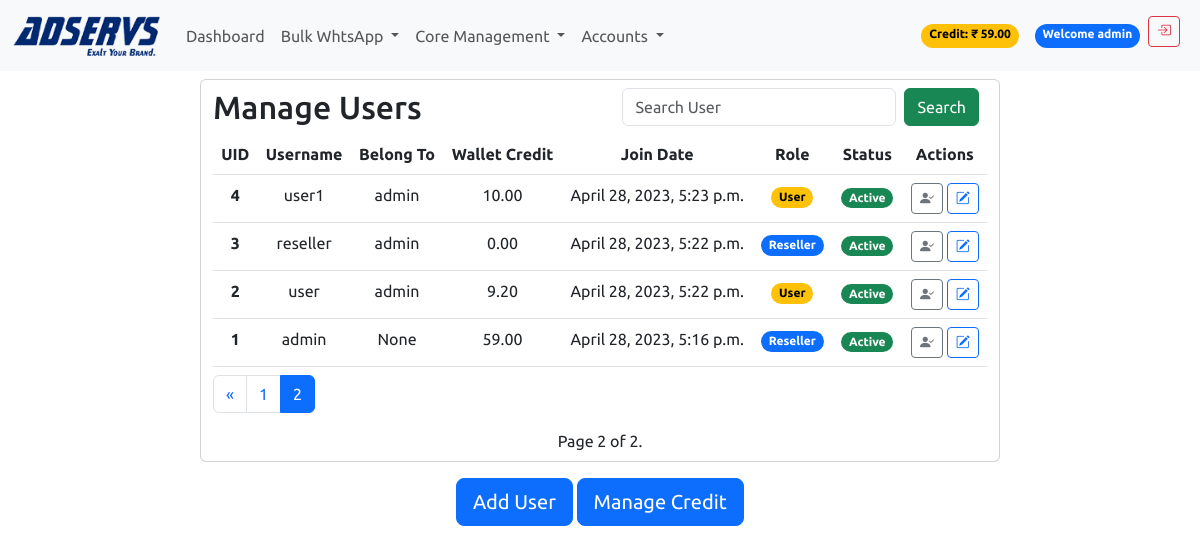
Screenshot of /manageUsers/?page_number=2 (signed in) with the database file from the repository.
### accounts/models.py (models this page shows, shortened)
class Account(AbstractBaseUser):
    email = models.EmailField(unique=True)
    username = models.CharField(unique=True, max_length=20)
    first_name = models.CharField(max_length=50)
    last_name = models.CharField(max_length=50)
    phone_number = models.CharField(max_length=50)
    company_name = models.CharField(max_length=50)
    gst_number = models.CharField(max_length=50)
    address = models.CharField(max_length=50)
    city = models.CharField(max_length=50)
    state = models.CharField(max_length=50)
    pincode = models.CharField(max_length=50)
    country = models.CharField(max_length=50)
    date_joined = models.DateTimeField(auto_now_add=True)
    last_login = models.DateTimeField(auto_now_add=True)
    is_active = models.BooleanField(default=True)
    is_staff = models.BooleanField(default=False)
    is_superuser = models.BooleanField(default=False)
    is_reseller = models.BooleanField(default=False)
    whtsapp_app = models.BooleanField(default=True)
    voice_app = models.BooleanField(default=False)
    reseller = models.ForeignKey('self', on_delete=models.CASCADE, null=True, blank=True, related_name='belongs_to')
    wallet_balance = models.DecimalField(max_digits=10, decimal_places=2, default=0)
    objects = AccountManager()
    USERNAME_FIELD = 'email'
    REQUIRED_FIELDS = ['username']
    def __str__(self):
        return self.username

### usermanagement/views.py (the view)
# urls.py: path('manageUsers/', views.manage_users, name='manageUsers'),
@login_required(login_url=my_login_url)
def manage_users(request):
    reseller = request.user
    if not reseller.is_reseller:
        return HttpResponseForbidden()
    if request.user.is_superuser:
        users = Account.objects.all().order_by('-date_joined')
    elif request.user.is_reseller:
        users = Account.objects.filter(reseller=request.user).order_by('-date_joined')
    else:
        users = Account.objects.filter(id=request.user.id).order_by('-date_joined')
    search_query = request.GET.get('q')
    if search_query:
        users = users.filter(
            Q(id__icontains=search_query)|
            Q(username__icontains=search_query)
            )
    page_number = request.GET.get('page_number', 1)
    users_per_page = 5
    paginator = Paginator(users, users_per_page)
    try:
        users = paginator.page(page_number)
    except PageNotAnInteger:
        users = paginator.page(1)
    except EmptyPage:
        users = paginator.page(paginator.num_pages)
    context = {
        'reseller': reseller,
        'users': users,
        "site": "Manage Users",
        }
    return render(request, 'usermanagement/manage_users.html', context)

### templates/usermanagement/manage_users.html (shortened to what this page needs)
{% extends 'base.html' %}
{% load static %}
{% block content %}
{% include 'includes/navbar.html' %}
<div class="container table-responsive text-center card col-sm-8 my-2 py-2">
  <h2 class="d-flex align-items-center justify-content-between">Manage Users
    <form class="d-flex align-items-center" method="GET" action="">
      <div class="form-group">
        <input type="search" name="q" class="form-control" placeholder="Search User">
      </div>
      <button type="submit" class="btn btn-success mx-2">Search</button>
    </form>
  </h2>
  <table class="table m-auto table-hover mb-2">
    <thead>
      <tr>
        <th scope="col">UID</th>
        <th scope="col">Username</th>
        <th scope="col">Belong To</th>
        <th scope="col">Wallet Credit</th>
        <th scope="col">Join Date</th>
        <th scope="col">Role</th>
        <th scope="col">Status</th>
        <th scope="col">Actions</th>
      </tr>
    </thead>
    {% if users %}
    {% for user in users %}
    <tbody>
      <tr>
        <th scope="row">{{ user.id }}</th>
        <td>{{ user.username }}</td>
        <td>{{ user.reseller }}</td>
        <td>{{ user.wallet_balance }}</td>
        <td>{{ user.date_joined }}</td>
        <td>
          {% if user.is_reseller %}
            <span class="badge rounded-pill text-bg-primary">Reseller</span>
          {% else %}
            <span class="badge rounded-pill text-bg-warning">User</span>{% endif %}
        </td>
        <td>
          <form action="{% url 'updateUserStatus' user.id %}" method="POST">
            {% if user.is_active %}
            <button type="submit" class="btn btn-link p-0" data-user-id="{{ user.id }}"
              data-status="{{ user.is_active }}"
              onclick="return confirm('Are you sure you want to inactivate this user?')">
              <span class="badge rounded-pill text-bg-success">Active</span>
            </button>
            {% else %}
            <button type="submit" class="btn btn-link p-0" data-user-id="{{ user.id }}"
              data-status="{{ user.is_active }}"
              onclick="return confirm('Are you sure you want to activate this user?')">
              <span class="badge rounded-pill text-bg-danger">Inactive</span>
            </button>
            {% endif %}
          </form>
        </td>
        <td>
          <a target="_incognito" href="{% url 'loginAsUser' user.id %}" class="btn btn-outline-secondary btn-sm"
          data-bs-toggle="tooltip" data-bs-placement="top" data-bs-title="Login As User">
            <i class="bi bi-person-check-fill"></i>
          </a>
          <button class="btn btn-outline-primary btn-sm" type="button" data-bs-toggle="offcanvas"
          data-bs-target="#offcanvasRight" aria-controls="offcanvasRight">
            <i class="bi bi-pencil-square" data-bs-toggle="tooltip" data-bs-placement="top" data-bs-title="Assign Permissions"></i>
          </button>
        </td>
      </tr>
    </tbody>
    {% endfor %}
    {% endif %}
  </table>
  <nav aria-label="Page navigation example">
    <ol class="pagination">
      {% if users.has_previous %}
      <li class="page-item">
        <a class="page-link" href="{% url 'manageUsers' %}?page_number={{ users.previous_page_number }}"
          aria-label="Previous">
          <span aria-hidden="true">&laquo;</span>
        </a>
      </li>
      {% endif %}
      {% for num in users.paginator.page_range %}
      {% if num == users.number %}
      <li class="page-item active"><a class="page-link" href="#">{{ num }}</a></li>
      {% elif num > users.number|add:-3 and num < users.number|add:3 %} <li class="page-item"><a class="page-link"
          href="{% url 'manageUsers' %}?page_number={{ num }}">{{ num }}</a></li>
        {% endif %}
        {% endfor %}
    </ol>
    <span class="current">
      Page {{ users.number }} of {{ users.paginator.num_pages }}.
    </span>
  </nav>
</div>
<div class="container text-center py-2">
  <a class="btn btn-lg btn-primary" href="{% url 'register' %}">Add User</a>
  <a class="btn btn-lg btn-primary" href="{% url 'creditDebit' %}">Manage Credit</a>
</div>
{% endblock %}

### templates/includes/navbar.html (shortened to what this page needs)
{% load static %}
<nav class="navbar navbar-expand-lg bg-body-tertiary sticky-top">
    <div class="container-fluid">
        <a class="navbar-brand" href="{% url 'index' %}">
            <img src="{% static 'assets/img/logo.png' %}" alt="AdServs" width="150" height="45">
        </a>
        <div class="collapse navbar-collapse" id="navbarSupportedContent">
            <ul class="navbar-nav me-auto mb-2 mb-lg-0 flex-grow-1">
                <li class="nav-item">
                    <a class="nav-link" aria-current="page" href="{% url 'index' %}">Dashboard</a>
                </li>
                {% if request.user.whtsapp_app %}
                <li class="nav-item dropdown">
                    <a class="nav-link dropdown-toggle" href="#" role="button" data-bs-toggle="dropdown"
                        aria-expanded="false">
                        Bulk WhtsApp
                    </a>
                </li>
                {% endif %}
                {% if request.user.is_reseller %}
                <li class="nav-item dropdown">
                    <a class="nav-link dropdown-toggle" href="#" role="button" data-bs-toggle="dropdown"
                        aria-expanded="false">
                        Core Management
                    </a>
                </li>
                {% endif %}
                <li class="nav-item dropdown">
                    <a class="nav-link dropdown-toggle" href="#" role="button" data-bs-toggle="dropdown"
                        aria-expanded="false">
                        Accounts
                    </a>
                </li>
                <div class="d-flex ms-auto">
                    {% if user.is_authenticated %}
                    <li class="nav-item px-4"></li>
                        <span class="badge rounded-pill text-bg-warning my-2">Credit: ₹ {{ user.wallet_balance }}</span>
                    <li class="nav-item px-2"></li>
                        <span class="badge rounded-pill text-bg-primary my-2">Welcome {{ user.username }}</span>
                    <li class="nav-item px-2">
                        <a href="{% url 'logout' %}" class="btn btn-sm btn-outline-danger"
                        data-bs-toggle="tooltip" data-bs-placement="top" data-bs-title="Logout">
                          <i class="bi bi-box-arrow-in-right"></i>
                        </a>
                    </li>
                    {% endif %}
                </div>
            </ul>
        </div>
    </div>
</nav>

### static/assets/css/style.css (style rules this page uses)
*, *:before, *:after { margin: 0; padding: 0; box-sizing: border-box; font-family: 'Ubuntu', sans-serif; }

### rows the page displays
Account: wallet_balance "59.00", username "admin", id "1", reseller "None", date_joined "April 28, 2023, 5:16 p.m.", is_reseller "Reseller"
Account: id "4", username "user1", reseller "admin", wallet_balance "10.00", date_joined "April 28, 2023, 5:23 p.m.", is_reseller "User"
Account: id "3", username "reseller", reseller "admin", wallet_balance "0.00", date_joined "April 28, 2023, 5:22 p.m.", is_reseller "Reseller"
Account: id "2", username "user", reseller "admin", wallet_balance "9.20", date_joined "April 28, 2023, 5:22 p.m.", is_reseller "User"

### other values shown
{{ num }} "1"
{{ num }} "2"
{{ users.number }} "2"
{{ users.paginator.num_pages }} "2"
